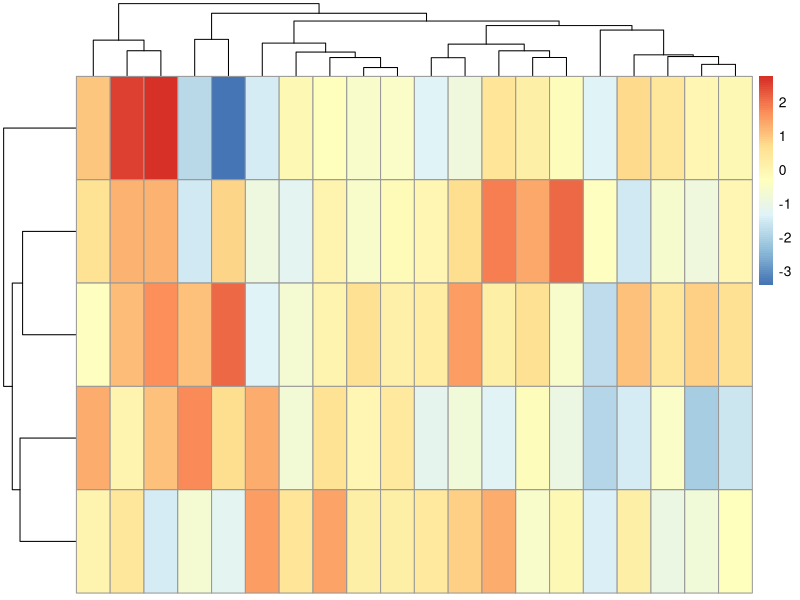
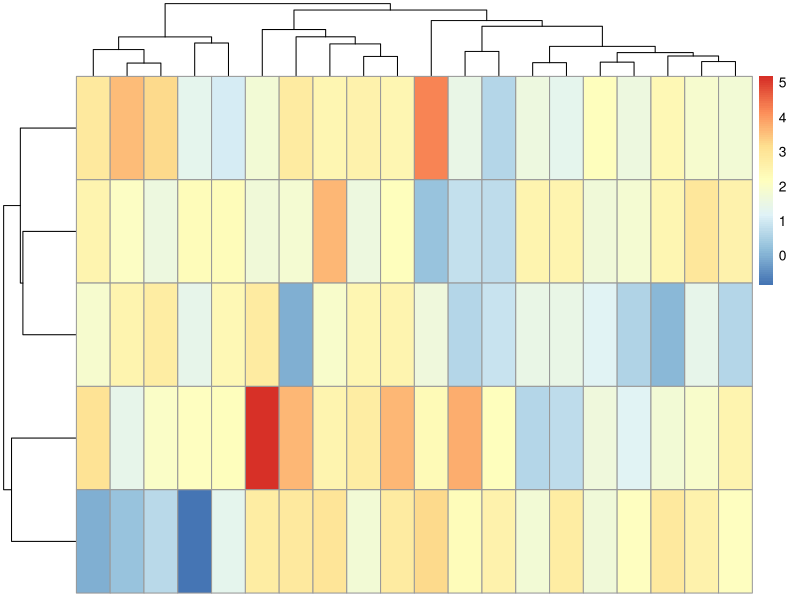
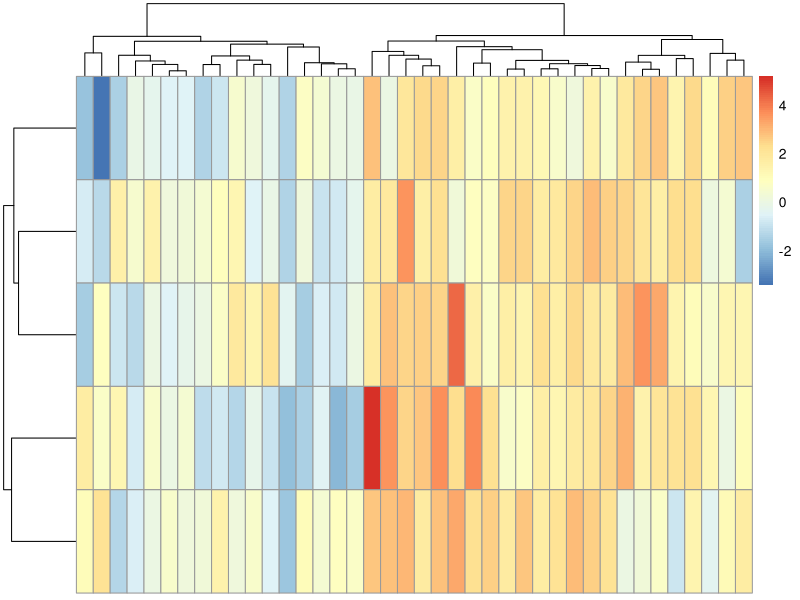
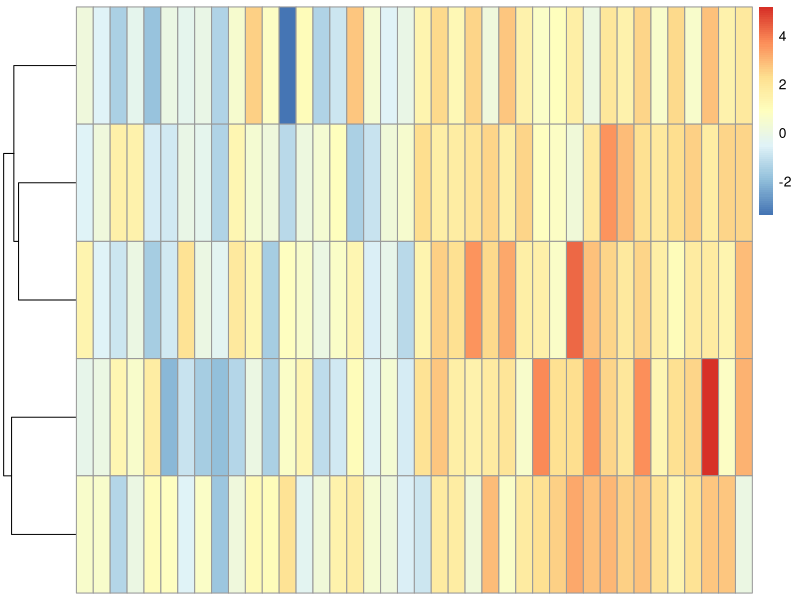
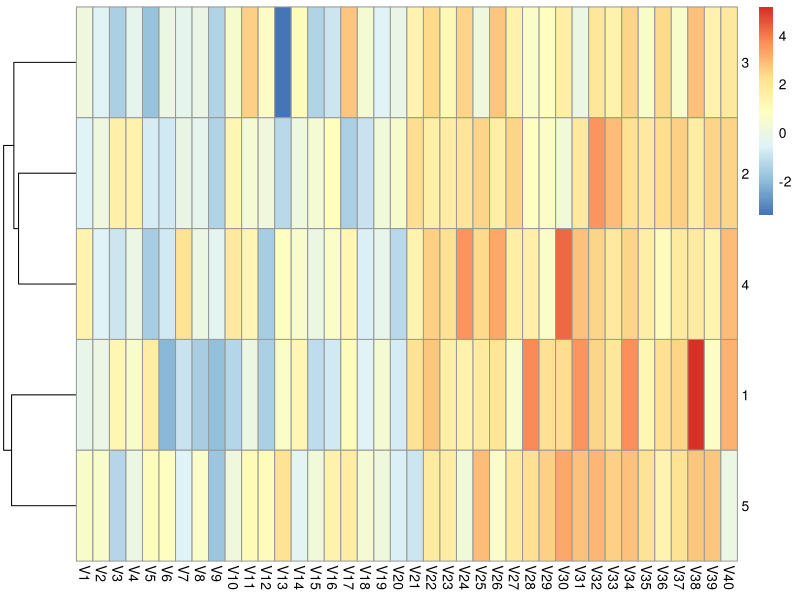
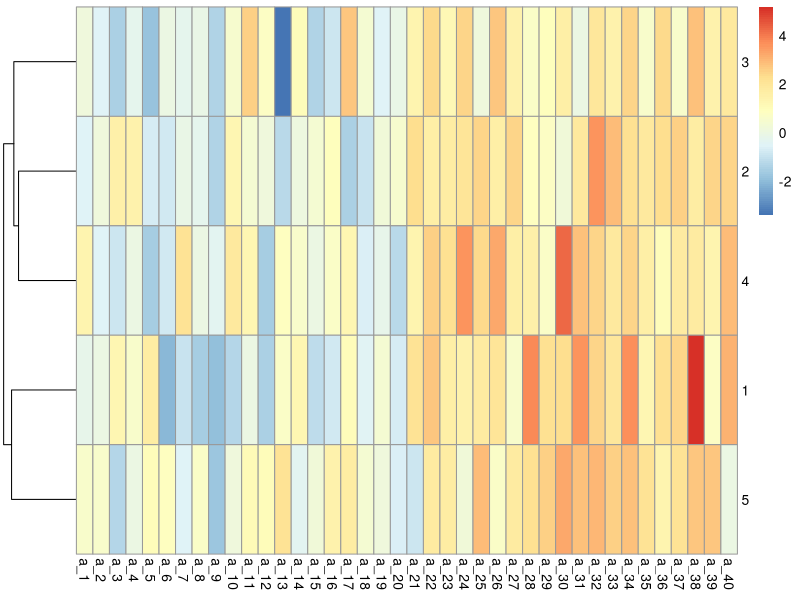
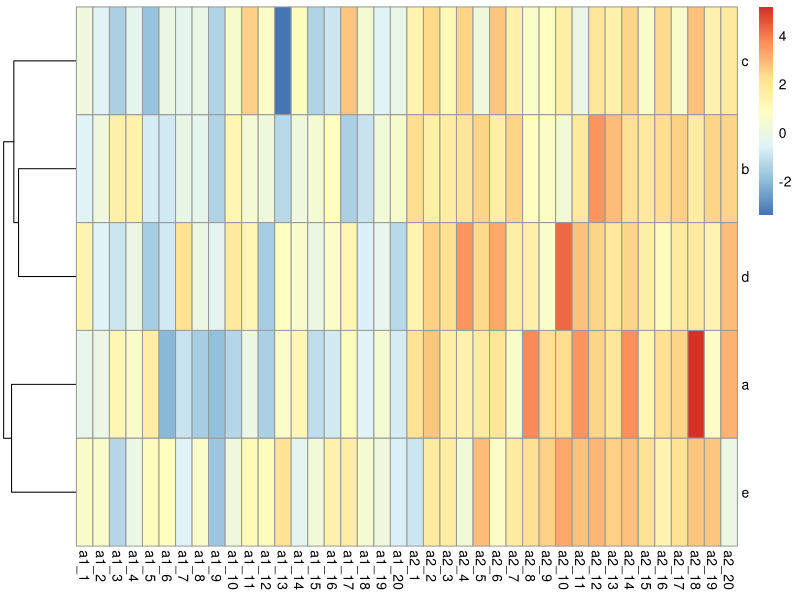
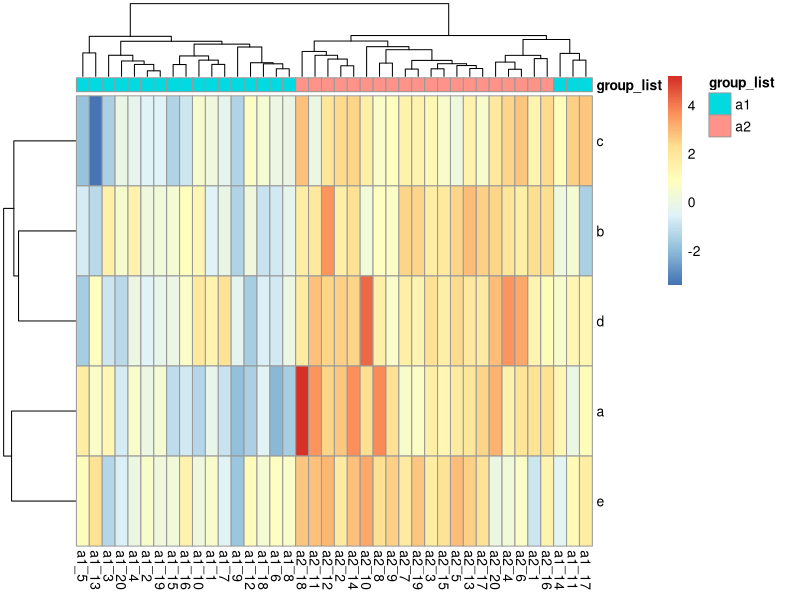

The R source for these figures, in order:
rm(list=ls())#删除所有的环境变量
library(pheatmap)#加载pheatmap包

#数据准备：创建数据集
a1=rnorm(100)#生成100个随机数
dim(a1)=c(5,20)#将a1数据结构类型由向量改成矩阵
a2=rnorm(100)+2#整体随机数据上比a1加2
dim(a2)=c(5,20)
a2=matrix(rnorm(100)+2,5,20)#也可以直接通过matrix函数构建矩阵数据集

#绘制热图
pheatmap(a1)
pheatmap(a2)#发现热图旁边的标尺值改-变比a1加2

#合并a1和a2两个矩阵
pheatmap(cbind(a1,a2))
pheatmap(cbind(a1,a2),cluster_cols = F)#不对列聚类分析，只对行聚类分析

#修改热图里面的列名(在数据框基础上修改)
c=as.data.frame(cbind(a1,a2))#先将矩阵数据类型转化为数据框
pheatmap(c,cluster_cols = F)#以V1...命名
names(c)=paste("a",1:ncol(c),sep = "_")#修改数据框表头，都以a命名
pheatmap(c,cluster_cols = F)
#修改行名&列名：
colnames(c)=c(paste("a1",1:ncol(a1),sep = "_"),paste("a2",1:ncol(a2),sep = "_"))
rownames(c)=c("a","b","c","d","e")#行名
pheatmap(c,cluster_cols = F)#前面以a1，后面以a2命名

#聚类分析(三步走)：
tmp=data.frame(group_list=c(rep("a1",20),rep("a2",20)))#准备分组列表
rownames(tmp)=colnames(c)#保证分组列表的列名与分组行名相同
pheatmap(c,annotation_col = tmp)#绘制热图

#通过运行帮助文档中的实例去学习R包
#某一个函数中的参数不懂就把该参数删掉跑一跑做比较









